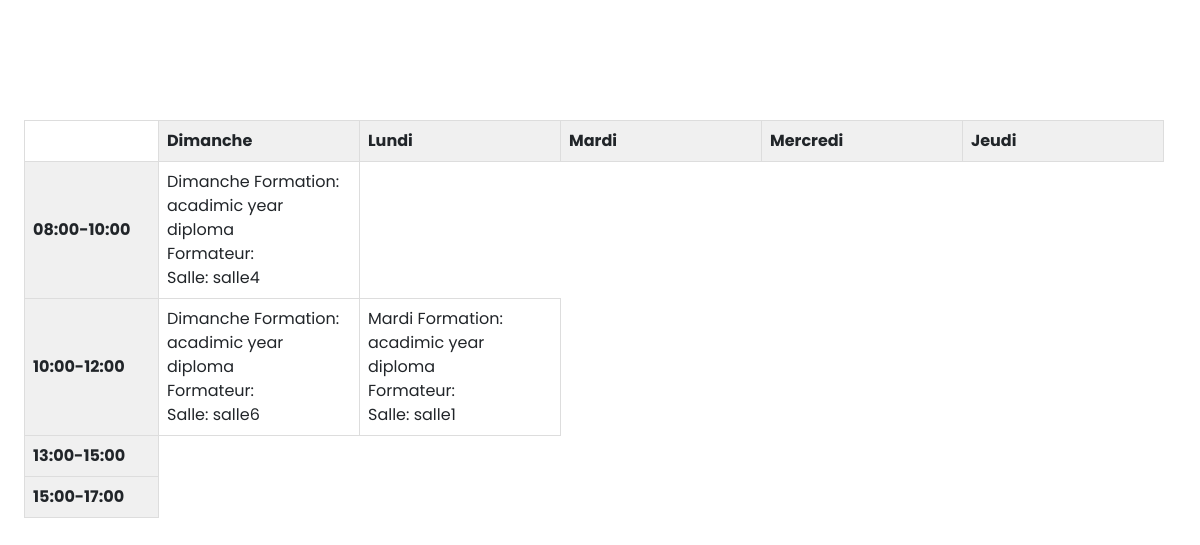
Page /emp.php on the committed database.
### tables this page shows
CREATE TABLE `emploi` (
  `idemploi` int(15) NOT NULL,
  `jour` varchar(15) NOT NULL,
  `Seance` varchar(50) NOT NULL,
  `formation` varchar(50) NOT NULL,
  `salle` varchar(15) NOT NULL,
  `Nom` varchar(50) NOT NULL
);

### emp.php (the view, shortened to what this page needs)
<?php include "function.php"; ?>
<!DOCTYPE html>
<html lang="en">
<head>
    <link rel='stylesheet' href='https://cdn-uicons.flaticon.com/2.3.0/uicons-solid-straight/css/uicons-solid-straight.css'>
    <link rel='stylesheet' href='https://cdn-uicons.flaticon.com/2.3.0/uicons-solid-rounded/css/uicons-solid-rounded.css'>
    <link rel='stylesheet' href='https://cdn-uicons.flaticon.com/2.3.0/uicons-regular-straight/css/uicons-regular-straight.css'>
    <link rel='stylesheet' href='https://cdn-uicons.flaticon.com/2.3.0/uicons-solid-straight/css/uicons-solid-straight.css'>
    <link href='https://unpkg.com/boxicons@2.1.4/css/boxicons.min.css' rel='stylesheet'>
    <link rel="stylesheet" href="index.css">
    <link href="https://cdn.jsdelivr.net/npm/bootstrap@5.3.3/dist/css/bootstrap.min.css" rel="stylesheet">
</head>
<body>
<div class="tab">
        <table style="width:95%;margin-left:2%; margin-top:10%">
            <tr>
                <th style="width:10%;height: 30%;background-color:transparent"></th>
                <th style="width:15%;height: 30%;">Dimanche</th>
                <th style="width:15%;height: 30%;">Lundi</th>
                <th style="width:15%;height: 30%;">Mardi</th>
                <th style="width:15%;height: 30%;">Mercredi</th>
                <th style="width:15%;height: 30%;">Jeudi</th>
            </tr>
            <tr >
            <th style="width:10%;height: 30%;" value=""> 08:00-10:00</th>
            <?php
             $sql = "SELECT * FROM emploi WHERE jour = 'Dimanche' AND Seance = '08:00-10:00'";
             $result = mysqli_query($conn, $sql);
             if (mysqli_num_rows($result) > 0) {
            if ($row = mysqli_fetch_assoc($result)) {
               ?>
             <td style="width:15%;height: 30%;background-color:transparent"  data-bs-toggle="modal" data-bs-target="#createModal"><?=$row['jour'] ?> Formation: <?=$row['formation'] ?> <br> Formateur: <?=$row['nom']?> <br> Salle: <?=$row['salle']?></td>
             <?php }
            else{
                ?>
                <td style="width:15%;height: 30%;background-color:transparent"></td>
                <?php
            }
            } ?>
            </tr>
            <tr >
            <th style="width:10%;height: 30%;" value=""> 10:00-12:00</th>
            <?php
             $sql = "SELECT * FROM emploi WHERE jour = 'Dimanche' AND Seance = '10:00-12:00'";
             $result = mysqli_query($conn, $sql);
             if (mysqli_num_rows($result) > 0) {
            if ($row = mysqli_fetch_assoc($result)) {
               ?>
             <td style="width:15%;height: 30%;background-color:transparent"  data-bs-toggle="modal" data-bs-target="#createModal"> <?=$row['jour'] ?> Formation: <?=$row['formation'] ?> <br> Formateur: <?=$row['nom']?> <br> Salle: <?=$row['salle']?></td>
             <?php }} ?>
                <?php
             $sql = "SELECT * FROM emploi WHERE jour = 'Mardi' AND Seance = '10:00-12:00'";
             $result = mysqli_query($conn, $sql);
             if (mysqli_num_rows($result) > 0) {
            if ($row = mysqli_fetch_assoc($result)) {
               ?>
                <td style="width:15%;height: 30%;background-color:transparent"  data-bs-toggle="modal" data-bs-target="#createModal"> <?=$row['jour'] ?> Formation: <?=$row['formation'] ?> <br> Formateur: <?=$row['nom']?> <br> Salle: <?=$row['salle']?></td>
                <?php }} ?>
            </tr>
            <tr >
               <th style="width:10%;height: 30%;" value=""> 13:00-15:00</th>
               </tr>
               <tr >
               <th style="width:10%;height: 30%;" value=""> 15:00-17:00</th>
               </tr>
</body>
</html>

### index.css (style rules this page uses)
* { margin: 0; padding: 0; box-sizing: border-box; font-family: "Poppins",sans-serif; }
body { position: relative; min-height: 100vh; width: 100%; overflow: hidden; }

### emp.php (style rules this page uses)
body { font-family: sans-serif; }
th, td { border: 1px solid #ddd; padding: 8px; text-align: left; }
th { background-color: #f0f0f0; }

### rows in the picture
emploi: jour "Dimanche", formation "acadimic year diploma", salle "salle4"
emploi: jour "Dimanche", formation "acadimic year diploma", salle "salle6"
emploi: jour "Mardi", formation "acadimic year diploma", salle "salle1"
